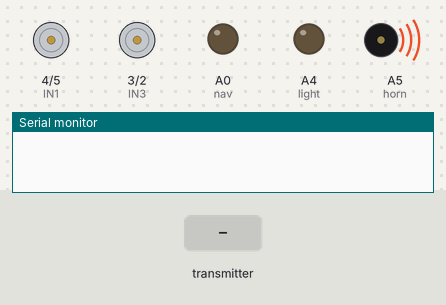
A sketch run on a simulated Arduino Uno, built with avr-gcc and run on an emulated ATmega328P. Shown: motor-driver pin pairs drawn as motors (green arrow = first pin HIGH = forward, orange = second pin HIGH = backward, longer = more drive, scaled by the enable pin), output pins drawn as LEDs (lit = HIGH), buzzer (waves = sounding), the last lines printed to the serial monitor. The inputs (shaded band) are chosen by the test bench. No radio packets arrive unless stated.

Above: at 0.01 s.
At 1.5 s:
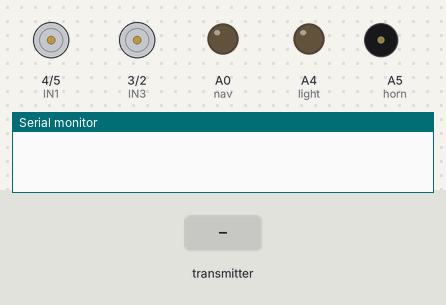
1.6 s: the transmitter starts sending control.0 = 0
3.5 s: the transmitter starts sending control.1 = 1023
6.5 s: the transmitter starts sending control.4 = 256
9.5 s: the transmitter starts sending control.5 = 256
12.5 s: the transmitter starts sending control.2 = 256
At 12.72 s:
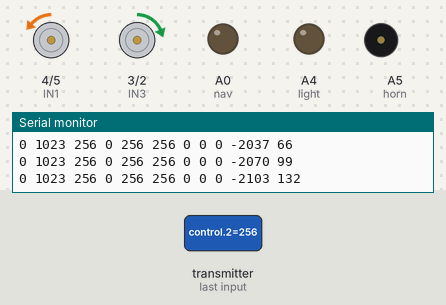
Timing chart, 0 to 16.5 s (numbered marks = the images above; inputs shaded):
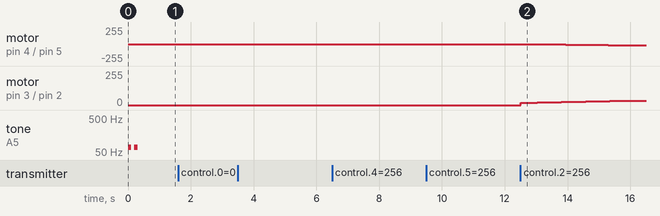

Measured:
- after the input at 12.5 s, motor on pin 4 (IN1) / pin 5 (IN2): moves from stopped to backward 21/255 over 3.8 s, starting after 0.10 s; motor on pin 3 (IN3) / pin 2 (IN4): moves from stopped to forward 32/255 over 3.0 s, starting at once

The sketch:

rcboat_v2.ino
```cpp
//             RCBOAT
//
//                 __/___
//           _____/______|
//   _______/_____\_______\_____
//   \              < < <       |
// ~~~~~~~~~~~~~~~~~~~~~~~~~~~~~~~~~~
//
// This code is for controlling a remote rc boat.
// IN1/IN2 and IN3/IN4 are used with a l298n H-bridge to control the direction of two electric motors.
// Two potentiometers are used to provide a pwm value for both motors: the first one determines the speed for both motors, the second one can slow down one motor to provide trim.
// Values for 'nav', 'light' and 'horn' are used to control navigation/strobe lights, interior lights and the horn.
// Data transmission is handled by two nrf24l01+ modules using TMRh20's RF24 library.

#include <SPI.h>
#include <nRF24L01.h>
#include <printf.h>
#include <RF24.h>
#include <RF24_config.h>

const int IN1 = 4;     //foward left motor
const int IN2 = 5;     //backwards left motor
const int IN3 = 3;     //foward right motor
const int IN4 = 2;     //backwards right motor
const int CE = 7;      //radio CE pin
const int CSN = 8;     //radio CSN pin
const int ENA = 9;     //pwm left motor
const int ENB = 10;    //pwm right motor
const int nav = A0;    //navigation lights
const int strobe = A1; //strobe light
const int light = A4;  //interior lights
const int horn = A5;   //horn

RF24 radio(CE, CSN);             //radio pins
const byte address[5] = "00001"; //pipe address
int control[9];                  //array to be received
//up1 - down1 - up2 - down2 - trim - speed - nav/strobe - light - horn

long pwmA = 0;  //pwm target value for left motor
long pwmB = 0;  //pwm target value for right motor
int pwmAcounter = 0;  //pwm value for left motor
int pwmBcounter = 0;  //pwm value for left motor
int trimA = 0;  //trim value for left motor
int trimB = 0;  //trim value for right motor
int timer = 0;  //timer for strobe

void setup() {
  pinMode(IN1, OUTPUT); //set all pins as output
  pinMode(IN2, OUTPUT);
  pinMode(IN3, OUTPUT);
  pinMode(IN4, OUTPUT);
  pinMode(ENA, OUTPUT);
  pinMode(ENB, OUTPUT);
  pinMode(nav, OUTPUT);
  pinMode(strobe, OUTPUT);
  pinMode(light, OUTPUT);
  pinMode(horn, OUTPUT);

  TCCR1A = 0;             //Clear timer registers
  TCCR1B = 0;
  TCNT1 = 0;

  TCCR1B |= _BV(CS10);    //No prescaler for timer1
  ICR1 = 32000;           //PWM mode counts up then down (16MHz/64000=250Hz)

  TCCR1A |= _BV(COM1A1);  //Output A clear rising/set falling
  TCCR1A |= _BV(COM1B1);  //Output B clear rising/set falling

  TCCR1B |= _BV(WGM13);   //PWM mode with ICR1 Mode 10
  TCCR1A |= _BV(WGM11);   //WGM13:WGM10 set 1010 (PWM, Phase correct)

  radio.begin();  //start radio service as receiver
  radio.setPALevel(RF24_PA_MIN);
  radio.setDataRate(RF24_250KBPS);
  radio.openReadingPipe(1, address);
  radio.startListening();

  Serial.begin(9600);

  tone(horn, 70); //indicator for successful startup
  delay(100);
  noTone(horn);
  delay(100);
  tone(horn, 70);
  delay(100);
  noTone(horn);
}

void loop() {
  if(radio.available()){  //obtain new control values if available
    radio.read(control, sizeof(control));

    if(control[4] < 512){  //determine trim (slow down left motor)
      trimA = control[4];
      trimB = 511;
    }
    if(control[4] > 511){  //determine trim (slow down right motor)
      trimA = 511;
      trimB = 1023 - control[4];
    }

    if(control[0] && !control[1])              //forwards state
    pwmA = 32000L*trimA/511*control[5]/1023;   //generate positive pwm target value
    if(!control[0] && control[1])              //backwards state
    pwmA = -32000L*trimA/511*control[5]/1023;  //generate negative pwm target value
    if(!control[0] && !control[1])             //neutral state
    pwmA = 0;                                  //generate idle pwm target value

    if(control[2] && !control[3])              //forwards state
    pwmB = 32000L*trimB/511*control[5]/1023;   //generate positive pwm target value
    if(!control[2] && control[3])              //backwards state
    pwmB = -32000L*trimB/511*control[5]/1023;  //generate negative pwm target value
    if(!control[2] && !control[3])             //neutral state
    pwmB = 0;                                  //generate idle pwm target value

    digitalWrite(nav, control[6]);  //write values for lights
    digitalWrite(light, control[7]);

    if(control[8])  //play horn sound
      tone(horn, 70);
    else
      noTone(horn);

    for(int i = 0; i < 9; i++){  //print control values
      Serial.print(control[i]);
      Serial.print(" ");
    }
    Serial.print(pwmAcounter);  //print pwm values
    Serial.print(" ");
    Serial.println(pwmBcounter);

  }

  if(pwmAcounter < pwmA)  //increase pwm value to reach target value
    pwmAcounter++;
  if(pwmAcounter > pwmA)  //decrease pwm value to reach target value
    pwmAcounter--;

  if(pwmBcounter < pwmB)  //increase pwm value to reach target value
    pwmBcounter++;
  if(pwmBcounter > pwmB)  //decrease pwm value to reach target value
    pwmBcounter--;

  if(pwmAcounter > 0){        //Write left motor values for forward motion
    digitalWrite(IN1, HIGH);
    digitalWrite(IN2, LOW);
  }
  if(pwmAcounter < 0){        //Write left motor values for backwards motion
    digitalWrite(IN1, LOW);
    digitalWrite(IN2, HIGH);
  }
  if(pwmAcounter == 0){       //Write left motor values for no motion
    digitalWrite(IN1, LOW);
    digitalWrite(IN2, LOW);
  }

  if(pwmBcounter > 0){        //Write right motor values for forward motion
    digitalWrite(IN3, HIGH);
    digitalWrite(IN4, LOW);
  }
  if(pwmBcounter < 0){        //Write right motor values for backwards motion
    digitalWrite(IN3, LOW);
    digitalWrite(IN4, HIGH);
  }
  if(pwmBcounter == 0){       //Write right motor values for no motion
    digitalWrite(IN3, LOW);
    digitalWrite(IN4, LOW);
  }

  OCR1A = abs(pwmBcounter);  //apply pwm value
  OCR1B = abs(pwmAcounter);  //apply pwm value

  if(control[6]){                                               //strobe light
    timer = millis() % 2000;                                    //use millis for cycles of 2 seconds
    if(timer > 0 && timer < 100 || timer > 200 && timer < 300)  //blink twice for 100ms
      digitalWrite(strobe, HIGH);
    else
      digitalWrite(strobe, LOW);
  }

}
```
